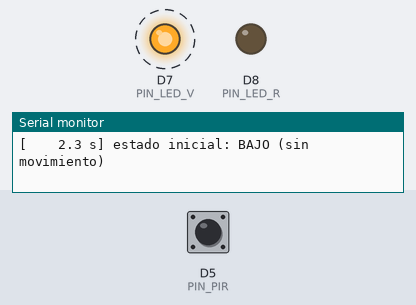
This sketch was run on a simulated ESP8266 (NodeMCU). Parts: output pins drawn as LEDs (lit = HIGH), the last lines printed to the serial monitor. Dashed ring = blinking. The inputs (shaded band) are chosen by the test bench; at power-on: D5 (PIN_PIR) LOW.

Above: at 3.55 s.
3.6 s: D5 (PIN_PIR) driven HIGH
At 4.75 s:
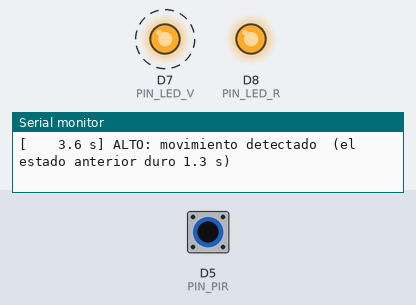
6.6 s: D5 (PIN_PIR) driven LOW
At 7.4 s:
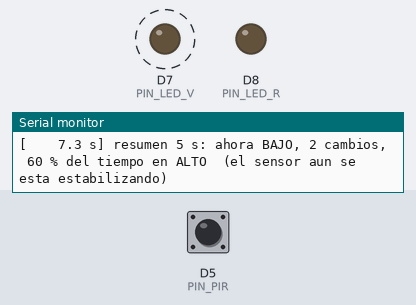
9.6 s: D5 (PIN_PIR) pulsed HIGH 5 times (0.12 s each, 0.3 s apart)
At 10.26 s:
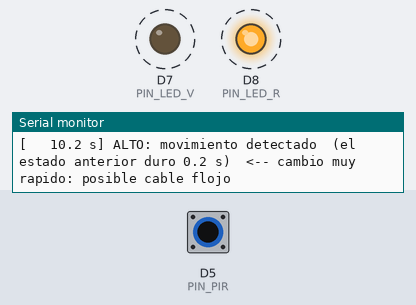
12.6 s: D5 (PIN_PIR) pulsed HIGH 2 times (0.12 s each, 0.3 s apart)
At 13.75 s:
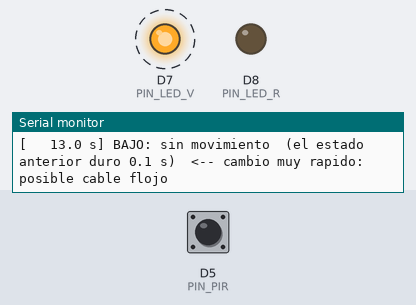
Timing chart, 0 to 16.6 s (numbered marks = the images above; inputs shaded):
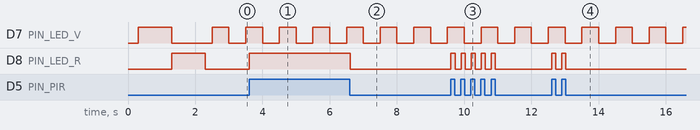

Measured:
- after the input at 3.6 s, D8 (PIN_LED_R): LOW → HIGH at once
- after the input at 6.6 s, D8 (PIN_LED_R): HIGH → LOW at once
- after the input at 9.6 s, D8 (PIN_LED_R): alternates HIGH for 0.12 s and LOW for 0.18 s, 10 changes in all, then stays LOW, starting at once
- after the input at 12.6 s, D8 (PIN_LED_R): alternates HIGH for 0.12 s and LOW for 0.18 s, 4 changes in all, then stays LOW, starting at once
- by itself, D7 (PIN_LED_V): alternates HIGH for 0.50 s and LOW for 0.50 s

The sketch:

prueba_pir.ino
```cpp
// Argos · PRUEBA del nodo pir (sin WiFi ni servidor). Solo revisa el HC-SR501 y los dos LED.
// Placa: NodeMCU 1.0 (ESP-12E Module). Monitor serie: 115200.
// Conexiones que prueba: salida OUT del HC-SR501 en D5, LED verde en D7, LED rojo en D8.
//
// Qué hace:
//   1. Al arrancar enciende el verde 1 s y luego el rojo 1 s (prueba de los LED).
//   2. Después lee D5 todo el tiempo: el LED rojo copia al sensor (encendido = OUT en alto).
//   3. Imprime cada cambio con su hora y cuánto duró, y cada 5 s un resumen.
//
// Cómo leer el resultado:
//   - Recién conectado, el HC-SR501 tarda cerca de 1 min en estabilizarse: es normal que cambie solo.
//   - Sin moverte debe quedarse en BAJO. Al pasar la mano debe subir a ALTO unos segundos y regresar.
//   - Siempre BAJO: revisa alimentación del sensor (5 V en VCC), GND y el cable de OUT a D5.
//   - Siempre ALTO: jumper en modo repetible con mucho movimiento, perilla de tiempo al máximo, o OUT suelto.
//   - Cambia muy rápido sin que nadie se mueva: cable de OUT flojo o falta GND común.
// Comandos (letra y Enter): v prueba LED verde · r prueba LED rojo

constexpr uint8_t PIN_PIR = D5, PIN_LED_V = D7, PIN_LED_R = D8;

bool estado = false;
uint32_t ultimoCambio = 0, ultimoResumen = 0, cambios = 0, altoMs = 0;

void probarLed(uint8_t pin, const __FlashStringHelper* nombre) {
  Serial.print(F("[prueba] LED ")); Serial.print(nombre); Serial.println(F(" encendido 1 s"));
  digitalWrite(pin, HIGH); delay(1000); digitalWrite(pin, LOW);
}

void setup() {
  pinMode(PIN_PIR, INPUT);
  pinMode(PIN_LED_V, OUTPUT); pinMode(PIN_LED_R, OUTPUT);
  digitalWrite(PIN_LED_V, LOW); digitalWrite(PIN_LED_R, LOW);
  Serial.begin(115200);
  delay(300);
  Serial.println(F("\n=== Argos: prueba del nodo pir (HC-SR501 en D5, verde D7, rojo D8) ==="));
  probarLed(PIN_LED_V, F("verde (D7)"));
  probarLed(PIN_LED_R, F("rojo (D8)"));
  Serial.println(F("Leyendo el sensor. El LED rojo copia la salida del PIR. Comandos: v, r"));
  estado = digitalRead(PIN_PIR);
  ultimoCambio = ultimoResumen = millis();
  Serial.printf("[%7.1f s] estado inicial: %s\n", millis() / 1000.0, estado ? "ALTO (movimiento)" : "BAJO (sin movimiento)");
}

void loop() {
  uint32_t t = millis();
  bool ahora = digitalRead(PIN_PIR);
  if (ahora != estado) {
    uint32_t duro = t - ultimoCambio;
    if (estado) altoMs += t - max(ultimoCambio, ultimoResumen);
    Serial.printf("[%7.1f s] %s  (el estado anterior duro %.1f s)%s\n", t / 1000.0,
                  ahora ? "ALTO: movimiento detectado" : "BAJO: sin movimiento", duro / 1000.0,
                  duro < 200 ? "  <-- cambio muy rapido: posible cable flojo" : "");
    estado = ahora;
    ultimoCambio = t;
    cambios++;
  }
  digitalWrite(PIN_LED_R, estado ? HIGH : LOW);
  digitalWrite(PIN_LED_V, (t / 500) % 2);   // verde parpadea: el programa sigue vivo

  if (t - ultimoResumen >= 5000) {
    uint32_t alto = altoMs + (estado ? t - max(ultimoCambio, ultimoResumen) : 0);
    altoMs = 0;
    Serial.printf("[%7.1f s] resumen 5 s: ahora %s, %lu cambios, %.0f %% del tiempo en ALTO%s\n", t / 1000.0,
                  estado ? "ALTO" : "BAJO", (unsigned long)cambios, min(100.0, alto / 50.0),
                  t < 60000 ? "  (el sensor aun se esta estabilizando)" : "");
    cambios = 0;
    ultimoResumen = t;
  }

  while (Serial.available()) {
    char c = Serial.read();
    if (c == 'v') probarLed(PIN_LED_V, F("verde (D7)"));
    if (c == 'r') probarLed(PIN_LED_R, F("rojo (D8)"));
  }
  delay(5);
}
```
